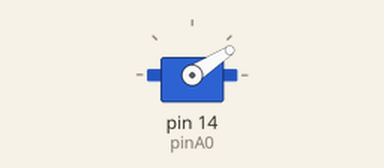
The sketch below on a simulated Arduino Uno, built with avr-gcc and run on an emulated ATmega328P. Parts: servo.

Above: at 0.05 s.
At 4.0 s:
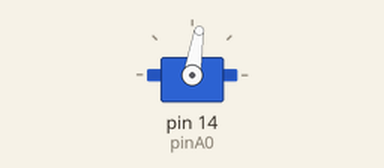
Timing chart, 0 to 5.2 s (numbered marks = the images above):
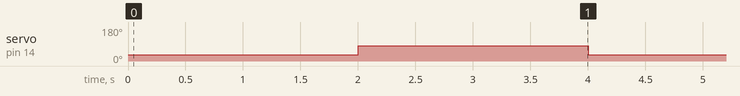

The sketch:

ServoSweep.ino
```cpp
#include <Servo.h>

Servo myservo;

int pinA0 = 14;

void setup() {
  myservo.attach(pinA0);
}

int offset = -9;
void loop() {
    myservo.write(42+offset);
    delay(2000);
    myservo.write(90+offset);
    delay(2000);
}
```

Measured:
- by itself, servo on pin 14 (pinA0): alternates 81° for 2.0 s and 33° for 2.0 s
